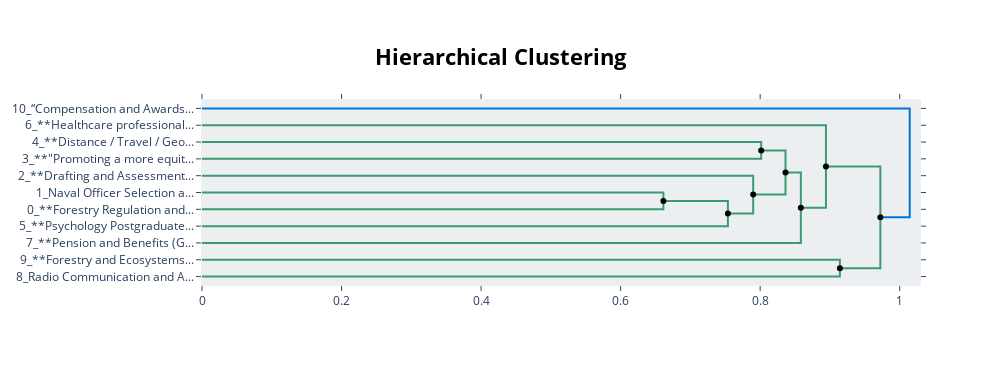

The code cell stored with this chart in its notebook:
### Code cell
topic_model.visualize_hierarchy(hierarchical_topics=topic_model.hierarchical_topics(df))

### Figure 1 — Plotly figure (JSON) as saved in the notebook; plotly's stock layout.template omitted (floating-point values rounded to 4 significant figures)
{"data": [{"hoverinfo": "text", "marker": {"color": "rgb(61,153,112)"}, "mode": "lines", "text": ["**Distance / Travel / Geography**\n____", "", "", "**\"Promoting a more equitable distribution of work among subordinates within the context of an upcoming reassignment____"], "type": "scatter", "x": [0.0, 0.8015, 0.8015, 0.0], "xaxis": "x", "y": [-25.0, -25.0, -35.0, -35.0], "yaxis": "y"}, {"hoverinfo": "text", "marker": {"color": "rgb(61,153,112)"}, "mode": "lines", "text": ["Naval Officer Selection and Training in Greece - Focus on Submarine and Air Assault Support\n\nHere'____", "", "", "**Forestry Regulation and Protection**\n____"], "type": "scatter", "x": [0.0, 0.6613, 0.6613, 0.0], "xaxis": "x", "y": [-55.0, -55.0, -65.0, -65.0], "yaxis": "y"}, {"hoverinfo": "text", "marker": {"color": "rgb(61,153,112)"}, "mode": "lines", "text": ["**Proposed assignment of personnel to positions**\n____", "", "", "**Psychology Postgraduate Studies and Degrees**\n____"], "type": "scatter", "x": [0.6613, 0.7537, 0.7537, 0.0], "xaxis": "x", "y": [-60.0, -60.0, -75.0, -75.0], "yaxis": "y"}, {"hoverinfo": "text", "marker": {"color": "rgb(61,153,112)"}, "mode": "lines", "text": ["**Drafting and Assessment of Legislation**\n____", "", "", "**Αποκτηση διπλωματικού υποδιοικητή (Δ.Υ.) για____"], "type": "scatter", "x": [0.0, 0.79, 0.79, 0.7537], "xaxis": "x", "y": [-45.0, -45.0, -67.5, -67.5], "yaxis": "y"}, {"hoverinfo": "text", "marker": {"color": "rgb(61,153,112)"}, "mode": "lines", "text": ["Περιγραφή της απόστασης και της θέσης του ανθυποπυραγο____", "", "", "**Proposed postgraduate degree in forest protection with emphasis on relevance and collaboration between staff, including a potential transfer____"], "type": "scatter", "x": [0.8015, 0.8363, 0.8363, 0.79], "xaxis": "x", "y": [-30.0, -30.0, -56.25, -56.25], "yaxis": "y"}, {"hoverinfo": "text", "marker": {"color": "rgb(61,153,112)"}, "mode": "lines", "text": ["**Forest protection and firefighting efforts**\n____", "", "", "**Pension and Benefits (Greek)**\n\nHere's a breakdown of why I chose this name and____"], "type": "scatter", "x": [0.8363, 0.8583, 0.8583, 0.0], "xaxis": "x", "y": [-43.12, -43.12, -85.0, -85.0], "yaxis": "y"}, {"hoverinfo": "text", "marker": {"color": "rgb(61,153,112)"}, "mode": "lines", "text": ["**Healthcare professionals and institutions**\n____", "", "", "Αναφορά για Προτεινόμενο Διδακτορικό Εργασία για____"], "type": "scatter", "x": [0.0, 0.8943, 0.8943, 0.8583], "xaxis": "x", "y": [-15.0, -15.0, -64.06, -64.06], "yaxis": "y"}, {"hoverinfo": "text", "marker": {"color": "rgb(61,153,112)"}, "mode": "lines", "text": ["**Forestry and Ecosystems - Management and Awareness**\n____", "", "", "Radio Communication and Amateur Radio Networks\nThe keywords are related to:\nRadio Communication, Amateur Radio,____"], "type": "scatter", "x": [0.0, 0.9143, 0.9143, 0.0], "xaxis": "x", "y": [-95.0, -95.0, -105.0, -105.0], "yaxis": "y"}, {"hoverinfo": "text", "marker": {"color": "rgb(61,153,112)"}, "mode": "lines", "text": ["**Proposed forest protection station**\n____", "", "", "**Radio amateur communication**\n\nThis is a good translation and covers all the nuances of the original keywords____"], "type": "scatter", "x": [0.8943, 0.9722, 0.9722, 0.9143], "xaxis": "x", "y": [-39.53, -39.53, -100.0, -100.0], "yaxis": "y"}, {"hoverinfo": "text", "marker": {"color": "rgb(0,116,217)"}, "mode": "lines", "text": ["“Compensation and Awards”\nSpecifically, I want to extract the terms that suggest a payment for specific____", "", "", "A radio amateur station located within a forest protection area, operated by a private individual and recommended by the____"], "type": "scatter", "x": [0.0, 1.014, 1.014, 0.9722], "xaxis": "x", "y": [-5.0, -5.0, -69.77, -69.77], "yaxis": "y"}, {"hoverinfo": "text", "hovertext": ["**Proposed assignment of personnel to positions**\n____", "Περιγραφή της απόστασης και της θέσης του ανθυποπυραγο____", "**Forest protection and firefighting efforts**\n____", "**Proposed forest protection station**\n____"], "marker": {"color": "black"}, "mode": "markers", "showlegend": false, "type": "scatter", "x": [0.6613, 0.8015, 0.8363, 0.8943], "y": [-60, -30, -43.12, -39.53]}, {"hoverinfo": "text", "hovertext": ["**Αποκτηση διπλωματικού υποδιοικητή (Δ.Υ.) για____", "**Proposed postgraduate degree in forest protection with emphasis on relevance and collaboration between staff, including a potential transfer____", "Αναφορά για Προτεινόμενο Διδακτορικό Εργασία για____", "**Radio amateur communication**\n\nThis is a good translation and covers all the nuances of the original keywords____", "A radio amateur station located within a forest protection area, operated by a private individual and recommended by the____"], "marker": {"color": "black"}, "mode": "markers", "showlegend": false, "type": "scatter", "x": [0.7537, 0.79, 0.8583, 0.9143, 0.9722], "y": [-67.5, -56.25, -64.06, -100, -69.77]}], "layout": {"autosize": false, "height": 365, "hoverlabel": {"bgcolor": "white", "font": {"family": "Rockwell", "size": 16}}, "hovermode": "closest", "plot_bgcolor": "#ECEFF1", "showlegend": false, "title": {"font": {"color": "Black", "size": 22}, "text": "<b>Hierarchical Clustering</b>", "x": 0.5, "xanchor": "center", "yanchor": "top"}, "width": 1000, "xaxis": {"mirror": "allticks", "rangemode": "tozero", "showgrid": false, "showline": true, "showticklabels": true, "ticks": "outside", "type": "linear", "zeroline": false}, "yaxis": {"mirror": "allticks", "range": [-110, 0], "rangemode": "tozero", "showgrid": false, "showline": true, "showticklabels": true, "tickmode": "array", "ticks": "outside", "ticktext": ["10_“Compensation and Awards...", "6_**Healthcare professional...", "4_**Distance / Travel / Geo...", "3_**\"Promoting a more equit...", "2_**Drafting and Assessment...", "1_Naval Officer Selection a...", "0_**Forestry Regulation and...", "5_**Psychology Postgraduate...", "7_**Pension and Benefits (G...", "9_**Forestry and Ecosystems...", "8_Radio Communication and A..."], "tickvals": [-5, -15, -25, -35, -45, -55, -65, -75, -85, -95, -105], "type": "linear", "zeroline": false}}}
